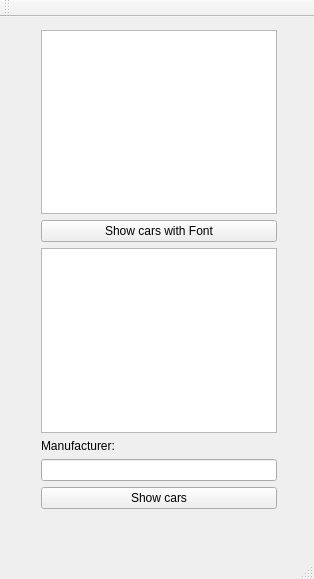
<?xml version="1.0" encoding="UTF-8"?>
<ui version="4.0">
 <class>PregatireOOPTest3Class</class>
 <widget class="QMainWindow" name="PregatireOOPTest3Class">
  <property name="geometry">
   <rect>
    <x>0</x>
    <y>0</y>
    <width>314</width>
    <height>579</height>
   </rect>
  </property>
  <property name="windowTitle">
   <string>PregatireOOPTest3</string>
  </property>
  <widget class="QWidget" name="centralWidget">
   <widget class="QWidget" name="">
    <property name="geometry">
     <rect>
      <x>30</x>
      <y>2</y>
      <width>258</width>
      <height>501</height>
     </rect>
    </property>
    <layout class="QVBoxLayout" name="verticalLayout">
     <item>
      <widget class="QListWidget" name="carsListWidget"/>
     </item>
     <item>
      <widget class="QPushButton" name="FontpushButton">
       <property name="text">
        <string>Show cars with Font</string>
       </property>
      </widget>
     </item>
     <item>
      <widget class="QListWidget" name="carsWithSpecificManufacturerlistWidget"/>
     </item>
     <item>
      <widget class="QLabel" name="label">
       <property name="text">
        <string>Manufacturer:</string>
       </property>
      </widget>
     </item>
     <item>
      <widget class="QLineEdit" name="manufacturerlineEdit"/>
     </item>
     <item>
      <widget class="QPushButton" name="showCarspushButton">
       <property name="text">
        <string>Show cars</string>
       </property>
      </widget>
     </item>
    </layout>
   </widget>
  </widget>
  <widget class="QMenuBar" name="menuBar">
   <property name="geometry">
    <rect>
     <x>0</x>
     <y>0</y>
     <width>314</width>
     <height>22</height>
    </rect>
   </property>
  </widget>
  <widget class="QToolBar" name="mainToolBar">
   <attribute name="toolBarArea">
    <enum>TopToolBarArea</enum>
   </attribute>
   <attribute name="toolBarBreak">
    <bool>false</bool>
   </attribute>
  </widget>
  <widget class="QStatusBar" name="statusBar"/>
 </widget>
 <layoutdefault spacing="6" margin="11"/>
 <resources>
  <include location="PregatireOOPTest3.qrc"/>
 </resources>
 <connections>
  <connection>
   <sender>FontpushButton</sender>
   <signal>clicked()</signal>
   <receiver>PregatireOOPTest3Class</receiver>
   <slot>ShowCarsWithFont()</slot>
   <hints>
    <hint type="sourcelabel">
     <x>144</x>
     <y>249</y>
    </hint>
    <hint type="destinationlabel">
     <x>313</x>
     <y>329</y>
    </hint>
   </hints>
  </connection>
  <connection>
   <sender>showCarspushButton</sender>
   <signal>clicked()</signal>
   <receiver>PregatireOOPTest3Class</receiver>
   <slot>showCarsWithSpecificManufacturer()</slot>
   <hints>
    <hint type="sourcelabel">
     <x>215</x>
     <y>515</y>
    </hint>
    <hint type="destinationlabel">
     <x>302</x>
     <y>507</y>
    </hint>
   </hints>
  </connection>
 </connections>
 <slots>
  <slot>ShowCarsWithFont()</slot>
  <slot>showCarsWithSpecificManufacturer()</slot>
 </slots>
</ui>
